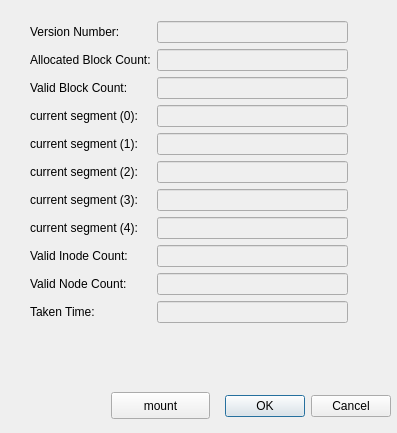
<?xml version="1.0" encoding="UTF-8"?>
<ui version="4.0">
 <class>cpDetail_form</class>
 <widget class="QDialog" name="cpDetail_form">
  <property name="geometry">
   <rect>
    <x>0</x>
    <y>0</y>
    <width>397</width>
    <height>433</height>
   </rect>
  </property>
  <property name="windowTitle">
   <string>Checkpoint Detailed Info</string>
  </property>
  <widget class="QDialogButtonBox" name="buttonBox">
   <property name="geometry">
    <rect>
     <x>50</x>
     <y>390</y>
     <width>341</width>
     <height>32</height>
    </rect>
   </property>
   <property name="orientation">
    <enum>Qt::Horizontal</enum>
   </property>
   <property name="standardButtons">
    <set>QDialogButtonBox::Cancel|QDialogButtonBox::Ok</set>
   </property>
  </widget>
  <widget class="QWidget" name="layoutWidget">
   <property name="geometry">
    <rect>
     <x>30</x>
     <y>21</y>
     <width>318</width>
     <height>359</height>
    </rect>
   </property>
   <layout class="QFormLayout" name="formLayout">
    <item row="0" column="0">
     <widget class="QLabel" name="label">
      <property name="text">
       <string>Version Number:</string>
      </property>
     </widget>
    </item>
    <item row="0" column="1">
     <widget class="QLineEdit" name="verNum_text">
      <property name="enabled">
       <bool>false</bool>
      </property>
     </widget>
    </item>
    <item row="1" column="0">
     <widget class="QLabel" name="label_2">
      <property name="text">
       <string>Allocated Block Count:</string>
      </property>
     </widget>
    </item>
    <item row="1" column="1">
     <widget class="QLineEdit" name="allocBlk_text">
      <property name="enabled">
       <bool>false</bool>
      </property>
     </widget>
    </item>
    <item row="2" column="0">
     <widget class="QLabel" name="label_3">
      <property name="text">
       <string>Valid Block Count:</string>
      </property>
     </widget>
    </item>
    <item row="2" column="1">
     <widget class="QLineEdit" name="validBlk_text">
      <property name="enabled">
       <bool>false</bool>
      </property>
     </widget>
    </item>
    <item row="3" column="0">
     <widget class="QLabel" name="label_11">
      <property name="text">
       <string>current segment (0):</string>
      </property>
     </widget>
    </item>
    <item row="3" column="1">
     <widget class="QLineEdit" name="freeSeg_text">
      <property name="enabled">
       <bool>false</bool>
      </property>
     </widget>
    </item>
    <item row="4" column="0">
     <widget class="QLabel" name="label_4">
      <property name="text">
       <string>current segment (1):</string>
      </property>
     </widget>
    </item>
    <item row="4" column="1">
     <widget class="QLineEdit" name="nodeSegNo_text">
      <property name="enabled">
       <bool>false</bool>
      </property>
     </widget>
    </item>
    <item row="5" column="0">
     <widget class="QLabel" name="label_5">
      <property name="text">
       <string>current segment (2):</string>
      </property>
     </widget>
    </item>
    <item row="5" column="1">
     <widget class="QLineEdit" name="nodeSegOfs_text">
      <property name="enabled">
       <bool>false</bool>
      </property>
     </widget>
    </item>
    <item row="6" column="0">
     <widget class="QLabel" name="label_6">
      <property name="text">
       <string>current segment (3):</string>
      </property>
     </widget>
    </item>
    <item row="6" column="1">
     <widget class="QLineEdit" name="dataSegNo_text">
      <property name="enabled">
       <bool>false</bool>
      </property>
     </widget>
    </item>
    <item row="7" column="0">
     <widget class="QLabel" name="label_7">
      <property name="text">
       <string>current segment (4):</string>
      </property>
     </widget>
    </item>
    <item row="7" column="1">
     <widget class="QLineEdit" name="dataSegOfs_text">
      <property name="enabled">
       <bool>false</bool>
      </property>
     </widget>
    </item>
    <item row="8" column="0">
     <widget class="QLabel" name="label_8">
      <property name="text">
       <string>Valid Inode Count:</string>
      </property>
     </widget>
    </item>
    <item row="8" column="1">
     <widget class="QLineEdit" name="validInode_text">
      <property name="enabled">
       <bool>false</bool>
      </property>
     </widget>
    </item>
    <item row="9" column="0">
     <widget class="QLabel" name="label_9">
      <property name="text">
       <string>Valid Node Count:</string>
      </property>
     </widget>
    </item>
    <item row="9" column="1">
     <widget class="QLineEdit" name="validNode_text">
      <property name="enabled">
       <bool>false</bool>
      </property>
     </widget>
    </item>
    <item row="10" column="0">
     <widget class="QLabel" name="label_10">
      <property name="text">
       <string>Taken Time:</string>
      </property>
     </widget>
    </item>
    <item row="10" column="1">
     <widget class="QLineEdit" name="wallTime_text">
      <property name="enabled">
       <bool>false</bool>
      </property>
      <property name="text">
       <string/>
      </property>
     </widget>
    </item>
   </layout>
  </widget>
  <widget class="QPushButton" name="btnMount">
   <property name="geometry">
    <rect>
     <x>111</x>
     <y>392</y>
     <width>99</width>
     <height>27</height>
    </rect>
   </property>
   <property name="text">
    <string>mount</string>
   </property>
  </widget>
 </widget>
 <resources/>
 <connections>
  <connection>
   <sender>buttonBox</sender>
   <signal>accepted()</signal>
   <receiver>cpDetail_form</receiver>
   <slot>accept()</slot>
   <hints>
    <hint type="sourcelabel">
     <x>248</x>
     <y>254</y>
    </hint>
    <hint type="destinationlabel">
     <x>157</x>
     <y>274</y>
    </hint>
   </hints>
  </connection>
  <connection>
   <sender>buttonBox</sender>
   <signal>rejected()</signal>
   <receiver>cpDetail_form</receiver>
   <slot>reject()</slot>
   <hints>
    <hint type="sourcelabel">
     <x>316</x>
     <y>260</y>
    </hint>
    <hint type="destinationlabel">
     <x>286</x>
     <y>274</y>
    </hint>
   </hints>
  </connection>
 </connections>
</ui>
